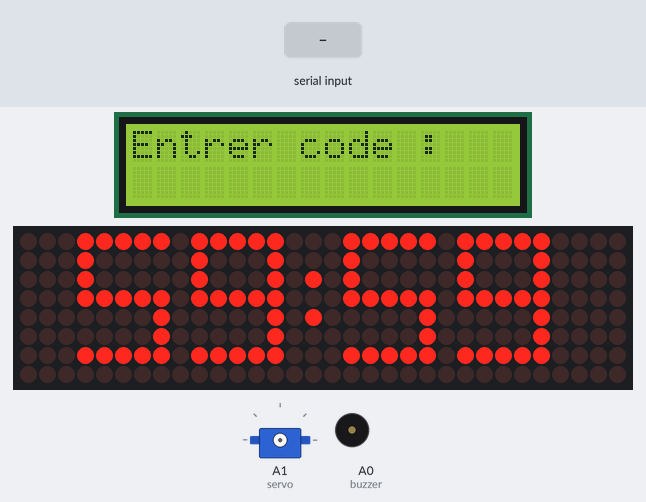
Bench run of a sketch on a simulated Arduino Uno, built with avr-gcc and run on an emulated ATmega328P. Parts: 16×2 character LCD, 32×8 LED matrix, servo, buzzer (waves = sounding). Wiring (inferred from the names in the program): servo: signal A1. Inputs (shaded band) come from the test bench. Servo pulses on a pin are drawn as a servo (544–2400 µs = 0–180°).

Above: at 1.6 s.
1.7 s: "goodCode" received over Serial
At 3.9 s:
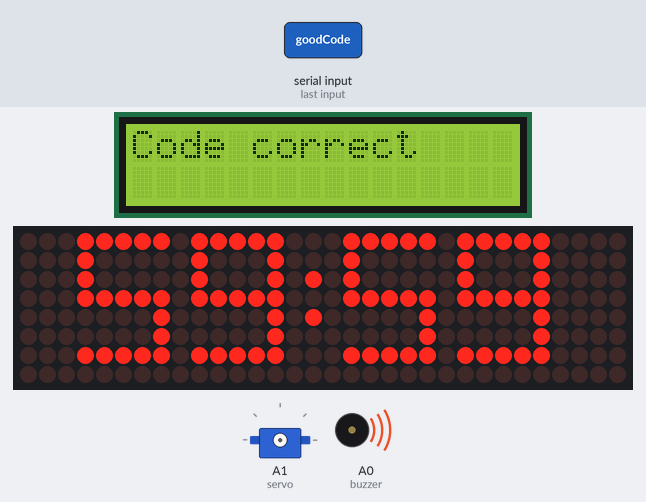
4.7 s: "wrongCode" received over Serial
At 6.9 s:
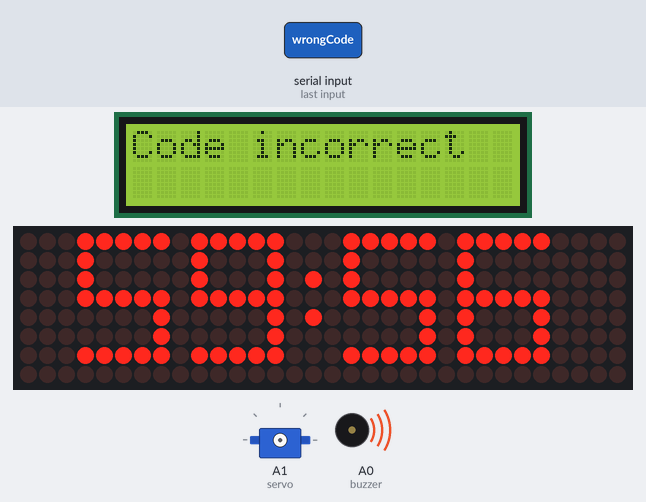
7.7 s: "servoZero" received over Serial
10.7 s: "winGame" received over Serial
At 12.6 s:
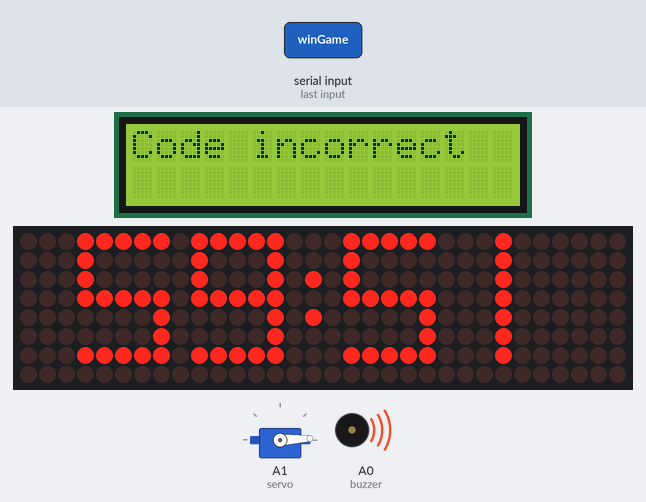
13.7 s: "servoNine" received over Serial
At 15.1 s:
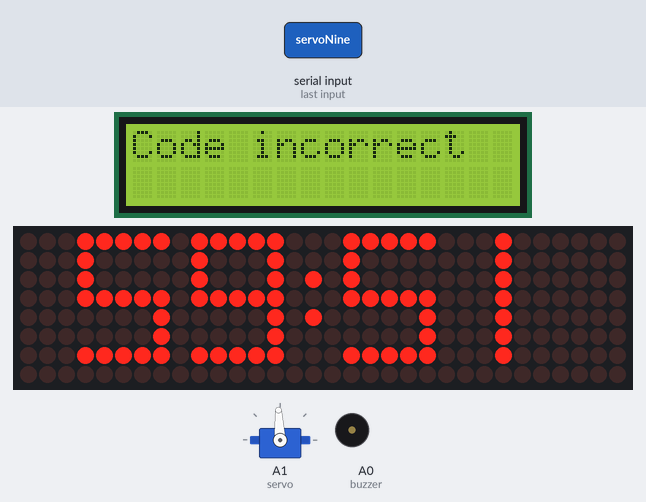
16.2 s: "goodCode" received over Serial
At 18.4 s:
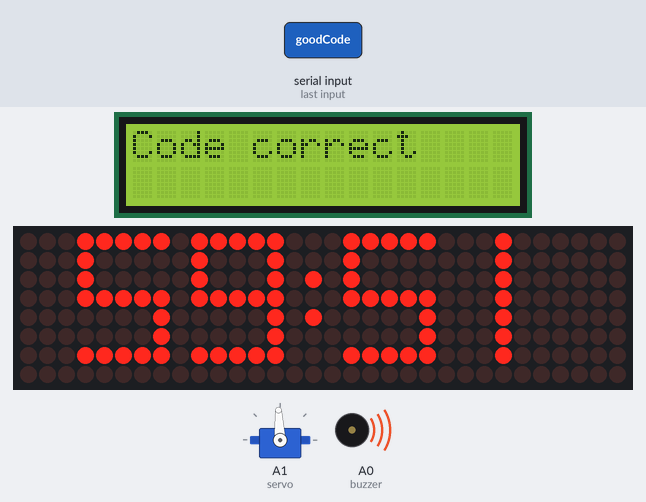
Timing chart, 0 to 20.2 s (numbered marks = the images above; inputs shaded):
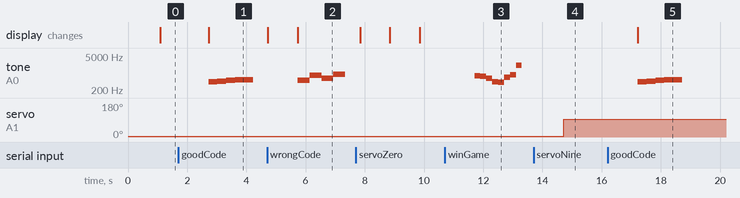

The sketch:

arduino-receveur-escapeGame.ino
```cpp
#include <MD_Parola.h>
#include <MD_MAX72xx.h>
#include <SPI.h>
#include "Font_Data.h"
#include <LiquidCrystal_I2C.h>

// définition des paramètres de la matrice 32x8
#define HARDWARE_TYPE MD_MAX72XX::FC16_HW
#define MAX_DEVICES 4
#define CLK_PIN 13
#define DATA_PIN 11
#define CS_PIN 10

MD_Parola P = MD_Parola(HARDWARE_TYPE, CS_PIN, MAX_DEVICES);

#define SPEED_TIME 75
#define PAUSE_TIME 0
#define MAX_MESG 20
#define DEBUG 0

char szTime[4];
int servo = A1;
int buzzer = A0;
unsigned long startTime;

bool countdown = false;

const unsigned long GAME_DURATION_MS = 3600000UL;

LiquidCrystal_I2C lcd(0x27, 16, 2);

void getTime(char *psz, bool f = true) {
  int total_seconds = GAME_DURATION_MS / 1000;
  int elapsed_seconds = (millis() / 1000) % total_seconds;  // On calcule le nombre de secondes écoulées depuis le début en prenant le reste de la division de millis() par 1000 par le nombre total de secondes

  int remaining_seconds = total_seconds - elapsed_seconds;  // On calcule le nombre de secondes restantes en soustrayant les secondes écoulées du nombre total de secondes
  int minutes = remaining_seconds / 60;                     // On calcule le nombre de minutes restantes en divisant le nombre de secondes restantes par 60
  int seconds = remaining_seconds % 60;                     // On calcule le nombre de secondes restantes en prenant le reste de la division du nombre de secondes restantes par 60

  sprintf(psz, "%02d%c%02d", minutes, (f ? ':' : ' '), seconds);  // On utilise sprintf pour formatter les minutes et les secondes
}

// fonction buzzer si le code entré est mauvais
void wrongcode() {
  tone(buzzer, 500);  // allume le buzzer actif arduino
  delay(400);
  tone(buzzer, 800);  // allume le buzzer actif arduino
  delay(400);
  tone(buzzer, 600);  // allume le buzzer actif arduino
  delay(400);
  tone(buzzer, 900);  // allume le buzzer actif arduino
  delay(400);
  noTone(buzzer);  // désactiver le buzzer actif arduino
  delay(500);
}

// fonction buzzer si le code entré est bon
void goodcode() {
  tone(buzzer, 440);  // allume le buzzer actif arduino
  delay(300);
  tone(buzzer, 466);  // allume le buzzer actif arduino
  delay(300);
  tone(buzzer, 494);  // allume le buzzer actif arduino
  delay(300);
  tone(buzzer, 523);  // allume le buzzer actif arduino
  delay(600);
  noTone(buzzer);  // désactiver le buzzer actif arduino
  delay(500);
}

// fonction buzzer si la bombe est désamorcée
void wingame() {
  tone(buzzer, 784);
  delay(200);
  tone(buzzer, 740);
  delay(200);
  tone(buzzer, 622);
  delay(200);
  tone(buzzer, 440);
  delay(200);
  tone(buzzer, 415);
  delay(200);
  tone(buzzer, 659);
  delay(200);
  tone(buzzer, 831);
  delay(200);
  tone(buzzer, 2093);
  delay(200);
  noTone(buzzer);
}

// fonction buzzer si le compteur arrive à zéro
void losegame() {
  tone(buzzer, 1100);
  delay(600);
  noTone(buzzer);
  delay(500);
  tone(buzzer, 1100);
  delay(500);
  noTone(buzzer);
  delay(500);
  tone(buzzer, 1000);
  delay(400);
  noTone(buzzer);
  delay(500);
  tone(buzzer, 1000);
  delay(300);
  noTone(buzzer);
  delay(500);
  tone(buzzer, 900);
  delay(200);
  noTone(buzzer);
  delay(500);
  tone(buzzer, 900);
  delay(300);
  noTone(buzzer);
  delay(500);
}

// fonction pour le servo moteur
void penDash(int x) {
  int kyori = (x * 10.25) + 450;
  digitalWrite(servo, HIGH);
  delayMicroseconds(kyori);
  digitalWrite(servo, LOW);
  delay(5);
}

void setup() {
  Serial.begin(9600);

  startTime = millis();
  // initialise le servo moteur, le bouton de désactivation et le buzzer
  pinMode(servo, OUTPUT);
  pinMode(buzzer, OUTPUT);

  // Initialise l'écran LCD avec le premier message à afficher
  lcd.init();
  lcd.backlight();
  lcd.clear();
  lcd.setCursor(0, 0);
  lcd.print("Entrer code :");

  // initialise la matrice et les paramètres d'affichage
  P.begin(1);
  P.setZone(0, 0, MAX_DEVICES - 1);
  P.setFont(0, numeric7Seg);
  P.setInvert(false);
  P.displayZoneText(0, szTime, PA_CENTER, SPEED_TIME, PAUSE_TIME, PA_PRINT, PA_NO_EFFECT);
  getTime(szTime);  // Récupère le temps actuel et le stocke dans szTime
}

void loop() {
  static uint32_t lastTime = 0;
  static bool flasher = false;

  String receivedData = Serial.readString();

  if (receivedData == "goodCode") {
    lcd.clear();
    lcd.setCursor(0, 0);
    lcd.print("Code correct");
    goodcode();
  }

  if (receivedData == "wrongCode") {
    lcd.clear();
    lcd.setCursor(0, 0);
    lcd.print("Code incorrect");
    wrongcode();
  }

  if (receivedData == "winGame") {
    wingame();
    countdown = true;
  }

  if (receivedData == "servoZero") {
    penDash(0);
  }

  if (receivedData == "servoNine") {
    penDash(90);
  }

  if (countdown) {
    P.getPause();
  } else {
    getTime(szTime);
    P.displayZoneText(0, szTime, PA_CENTER, SPEED_TIME, PAUSE_TIME, PA_PRINT, PA_NO_EFFECT);
    if (millis() - startTime >= GAME_DURATION_MS) {
      losegame();
      while (1) {}
    }
  }

  P.displayAnimate();
  P.displayReset(0);
}
```

Font_Data.h
```cpp
// Data file for user example user defined fonts
#ifndef FONTDATA_H
#define FONTDATA_H

MD_MAX72XX::fontType_t numeric7Seg[] PROGMEM =
{
	0,		// 0
	0,		// 1
	0,		// 2
	0,		// 3
	0,		// 4
	0,		// 5
	0,		// 6
	0,		// 7
	0,		// 8
	0,		// 9
	0,		// 10
	0,		// 11
	0,		// 12
	0,		// 13
	0,		// 14
	0,		// 15
	0,		// 16
	0,		// 17
	0,		// 18
	0,		// 19
	0,		// 20
	0,		// 21
	0,		// 22
	0,		// 23
	0,		// 24
	0,		// 25
	0,		// 26
	0,		// 27
	0,		// 28
	0,		// 29
	0,		// 30
	0,		// 31
	1, 0,		// 32 - 'Space'
	0,		// 33 - '!'
	0,		// 34 - '"'
	0,		// 35 - '#'
	0,  	// 36 - '$'
	0,		// 37 - '%'
	0,		// 38 - '&'
	0,		// 39 - '''
	0,		// 40 - '('
	0,		// 41 - ')'
	0,		// 42 - '*'
	0,		// 43 - '+'
	0,		// 44 - ','
	0,		// 45 - '-'
	1, 64,		// 46 - '.'
	0,		// 47 - '/'
	5, 127, 65, 65, 65, 127,	// 48 - '0'
	5, 0, 0, 127, 0, 0,			// 49 - '1'
	5, 121, 73, 73, 73, 79,		// 50 - '2'
	5, 73, 73, 73, 73, 127,		// 51 - '3'
	5, 15, 8, 8, 8, 127,		// 52 - '4'
	5, 79, 73, 73, 73, 121,		// 53 - '5'
	5, 127, 73, 73, 73, 121,	// 54 - '6'
	5, 1, 1, 1, 1, 127, 		// 55 - '7'
	5, 127, 73, 73, 73, 127,	// 56 - '8'
	5, 79, 73, 73, 73, 127, 	// 57 - '9'
	1, 20,		// 58 - ':'
	0,		// 59 - ';'
	0,		// 60 - '<'
	0,		// 61 - '='
	0,		// 62 - '>'
	0,		// 63 - '?'
	0,		// 64 - '@'
	5, 127, 9, 9, 9, 127,		// 65 - 'A'
	5, 127, 73, 73, 73, 54,		// 66 - 'B'
	5, 127, 65, 65, 65, 65,		// 67 - 'C'
	5, 127, 65, 65, 65, 62,		// 68 - 'D'
	5, 127, 73, 73, 73, 73,		// 69 - 'E'
	5, 127, 9, 9, 9, 9,			// 70 - 'F'
	0,		// 71 - 'G'
	0,		// 72 - 'H'
	0,		// 73 - 'I'
	0,		// 74 - 'J'
	0,		// 75 - 'K'
	0,		// 76 - 'L'
	0,		// 77 - 'M'
	0,		// 78 - 'N'
	0,		// 79 - 'O'
	0,		// 80 - 'P'
	0,		// 81 - 'Q'
	0,		// 82 - 'R'
	0,		// 83 - 'S'
	0,		// 84 - 'T'
	0,		// 85 - 'U'
	0,		// 86 - 'V'
	0,		// 87 - 'W'
	0,		// 88 - 'X'
	0,		// 89 - 'Y'
	0,		// 90 - 'Z'
	0,		// 91 - '['
	0,		// 92 - '\'
	0,		// 93 - ']'
	0,		// 94 - '^'
	0,		// 95 - '_'
	0,		// 96 - '`'
	5, 127, 9, 9, 9, 127,		// 97 - 'a'
	5, 127, 73, 73, 73, 54,		// 98 - 'b'
	5, 127, 65, 65, 65, 65,		// 99 - 'c'
	5, 127, 65, 65, 65, 62,		// 100 - 'd'
	5, 127, 73, 73, 73, 73,		// 101 - 'e'
	5, 127, 9, 9, 9, 9, 		// 102 - 'f'
	0,		// 103 - 'g'
	0,		// 104 - 'h'
	0,		// 105 - 'i'
	0,		// 106 - 'j'
	0,		// 107 - 'k'
	0,		// 108 - 'l'
	0,		// 109 - 'm'
	0,		// 110 - 'n'
	0,		// 111 - 'o'
	0,		// 112 - 'p'
	0,		// 113 - 'q'
	0,		// 114 - 'r'
	0,		// 115 - 's'
	0,		// 116 - 't'
	0,		// 117 - 'u'
	0,		// 118 - 'v'
	0,		// 119 - 'w'
	0,		// 120 - 'x'
	0,		// 121 - 'y'
	0,		// 122 - 'z'
	0,		// 123 - '{'
	1, 127,		// 124 - '|'
	0,		// 125
	0,		// 126
	0,		// 127
	0,		// 128
	0,		// 129
	0,		// 130
	0,		// 131
	0,		// 132
	0,		// 133
	0,		// 134
	0,		// 135
	0,		// 136
	0,		// 137
	0,		// 138
	0,		// 139
	0,		// 140
	0,		// 141
	0,		// 142
	0,		// 143
	0,		// 144
	0,		// 145
	0,		// 146
	0,		// 147
	0,		// 148
	0,		// 149
	0,		// 150
	0,		// 151
	0,		// 152
	0,		// 153
	0,		// 154
	0,		// 155
	0,		// 156
	0,		// 157
	0,		// 158
	0,		// 159
	0,		// 160
	0,		// 161
	0,		// 162
	0,		// 163
	0,		// 164
	0,		// 165
	0,		// 166
	0,		// 167
	0,		// 168
	0,		// 169
	0,		// 170
	0,		// 171
	0,		// 172
	0,		// 173
	0,		// 174
	0,		// 175
	0,		// 176
	0,		// 177
	0,		// 178
	0,		// 179
	0,		// 180
	0,		// 181
	0,		// 182
	0,		// 183
	0,		// 184
	0,		// 185
	0,		// 186
	0,		// 187
	0,		// 188
	0,		// 189
	0,		// 190
	0,		// 191
	0,		// 192
	0,		// 193
	0,		// 194
	0,		// 195
	0,		// 196
	0,		// 197
	0,		// 198
	0,		// 199
	0,		// 200
	0,		// 201
	0,		// 202
	0,		// 203
	0,		// 204
	0,		// 205
	0,		// 206
	0,		// 207
	0,		// 208
	0,		// 209
	0,		// 210
	0,		// 211
	0,		// 212
	0,		// 213
	0,		// 214
	0,		// 215
	0,		// 216
	0,		// 217
	0,		// 218
	0,		// 219
	0,		// 220
	0,		// 221
	0,		// 222
	0,		// 223
	0,		// 224
	0,		// 225
	0,		// 226
	0,		// 227
	0,		// 228
	0,		// 229
	0,		// 230
	0,		// 231
	0,		// 232
	0,		// 233
	0,		// 234
	0,		// 235
	0,		// 236
	0,		// 237
	0,		// 238
	0,		// 239
	0,		// 240
	0,		// 241
	0,		// 242
	0,		// 243
	0,		// 244
	0,		// 245
	0,		// 246
	0,		// 247
	0,		// 248
	0,		// 249
	0,		// 250
	0,		// 251
	0,		// 252
	0,		// 253
	0,		// 254
	0,		// 255
};

#endif
```

Measured:
- after the input at 1.7 s, tone on A0 (buzzer): plays 440 Hz for 0.30 s, 466 Hz for 0.30 s, 494 Hz for 0.30 s, 523 Hz for 0.60 s, starting after 1.0 s; the display: changes after 1.0 s (image 1)
- after the input at 4.7 s, tone on A0 (buzzer): plays 500 Hz for 0.40 s, 800 Hz for 0.40 s, 600 Hz for 0.40 s, 900 Hz for 0.40 s, starting after 1.0 s; the display: first differs from a run without the input after 1.0 s (image 2)
- after the input at 10.7 s, tone on A0 (buzzer): plays 784 Hz for 0.20 s, 740 Hz for 0.20 s, 622 Hz for 0.20 s, 440 Hz for 0.20 s, 415 Hz for 0.20 s, 659 Hz for 0.20 s … (8 notes in this stretch), starting after 1.0 s
- after the input at 13.7 s, servo on A1 (servo): 3° → 93° after 1.0 s
- after the input at 16.2 s, tone on A0 (buzzer): plays 440 Hz for 0.30 s, 466 Hz for 0.30 s, 494 Hz for 0.30 s, 523 Hz for 0.60 s, starting after 1.0 s; the display: changes after 1.0 s (image 5)
